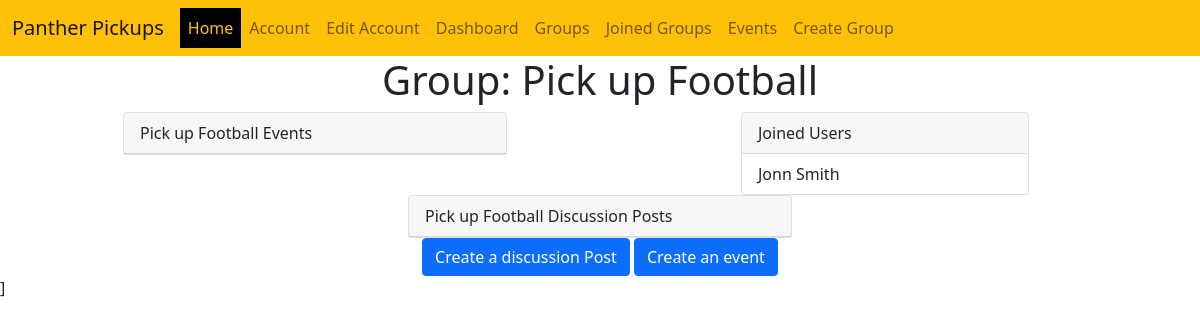
Screenshot of /groupEventsPage/2/ with the database file from the repository.
### Group3Capstone/models.py (models this page shows, shortened)
class Group(models.Model):
    Group_Id = models.BigAutoField(primary_key=True)
    Group_Name = models.CharField(max_length=20, unique=True, blank=True)
    Sport = models.ForeignKey(Sport, on_delete=models.CASCADE, null=True)
    Group_Description = models.CharField(max_length=256, null=True)
    Creator = models.ForeignKey(User, related_name='Group_Creator', on_delete=models.CASCADE, null=True)
    SpotsAvailable = models.IntegerField(null=True)
    Joined_Users = models.ManyToManyField('User', related_name='Joining_User')

class User(models.Model):
    User_ID = models.BigAutoField(primary_key=True)
    User_Password = models.CharField(max_length=20, blank=True)
    User_FName = models.CharField(max_length=40, null=True)
    User_LName = models.CharField(max_length=40, null=True)
    User_DOB = models.DateField(auto_now=False, auto_now_add=False, null=True)
    User_Address = models.CharField(max_length=100, null=True)
    User_Phone = models.CharField(max_length=12, null=True)
    UserName = models.CharField(max_length=40, null=True)
    User_Email = models.CharField(max_length=40, null=True)
    Account_type = models.CharField(max_length=1, choices=AccountType.choices, default=AccountType.Administrator)

### Group3Capstone/views.py (the view, shortened to what this page needs)
# urls.py: path('groupEventsPage/<group_id>/', views.GroupEventsPage.as_view(), name="GroupEventsPage"),
@method_decorator(csrf_exempt, name='dispatch')
class GroupEventsPage(View):
    def get(self, request, *args, **kwargs):
        id = kwargs['group_id']
        currGroup = Group.objects.get(Group_Id=id)
        users = currGroup.Joined_Users.all()
        groupPostArray = []
        allEvents = Event.objects.all()
        result = list(filter(lambda x: (x.Group == currGroup), allEvents))
        result = filter(lambda x: (x.Date > timezone.now()), result)
        try:
            groupPostArray = GroupPost.objects.get(Group=currGroup)
        except GroupPost.DoesNotExist:
            return render(request, "groupEventsPage.html",
                          {"group": currGroup, "events": result, "users": users, "posts": groupPostArray})
        return render(request, "groupEventsPage.html", {"group": currGroup, "events": result, "users": users, "posts": groupPostArray })

### Group3Capstone/templates/groupEventsPage.html (shortened to what this page needs)
<!DOCTYPE html>
<html lang="en">
<head>
    {% load static %}
    <link rel="stylesheet" href="{% static 'Group3Capstone/css/bootstrap.min.css' %}">
    <link rel="stylesheet" href="{% static 'Group3Capstone/css/bootstrap.css' %}">
    <link rel="stylesheet" href="{% static 'Group3Capstone/css/groupEventPage.scss' %}">
<body>
<nav class="navbar navbar-expand-lg navbar-light bg-warning">
    <div class="container-fluid">
        <a class="navbar-brand" href="#">Panther Pickups</a>
        <div class="collapse navbar-collapse" id="navbarText">
            <ul class="navbar-nav me-auto mb-2 mb-lg-0">
                <li class="nav-item">
                    <a class="nav-link active bg-black text-warning" aria-current="page" href="/">Home</a>
                </li>
                <li class="nav-item">
                    <a class="nav-link" href="/account/">Account</a>
                </li>
                <li class="nav-item">
                    <a class="nav-link" href="/editaccount/">Edit Account</a>
                </li>
                <li class="nav-item">
                    <a class="nav-link border-dark" href="/dashboard/">Dashboard</a>
                </li>
                <li class="nav-item">
                    <a class="nav-link" href="/groups/">Groups</a>
                </li>
                <li class="nav-item">
                    <a class="nav-link border-dark" href="/joinedgroups/">Joined Groups</a>
                </li>
                <li class="nav-item">
                    <a class="nav-link" href="/events/">Events</a>
                </li>
                <li class="nav-item">
                    <a class="nav-link border-dark" href="/createGroupPage/">Create Group</a>
                </li>
            </ul>
        </div>
    </div>
</nav>
<div class="page-header text-center">
    <h1>
        Group: {{ group.Group_Name }}
    </h1>
</div>
<div class="container">
    <div class="row">
        <div class="col-lg-6 ">
            <div class="card mx-auto" style="width: 24rem;">
                <div class="card-header">
                    {{ group.Group_Name }} Events
                </div>
            </div>
        </div>
        <div class="col-lg-6 ">
            <div class="card mx-auto" style="width: 18rem;">
                <div class="card-header">
                    Joined Users
                </div>
                <ul class="list-group list-group-flush">
                    {% for i in users %}
                        <li class="list-group-item"> {{ i.User_FName }} {{ i.User_LName }}</li>
                    {% endfor %}
                </ul>
            </div>
        </div>
    </div>
</div>
<div class="container">
    <div class="row">
        <div class="col-lg-12 ">
            <div class="card mx-auto" style="width: 24rem;">
                <div class="card-header">
                    {{ group.Group_Name }} Discussion Posts
                </div>
            </div>
        </div>
    </div>
</div>
<div class="container mx-auto">
    <div class="row">
        <div class="col-lg-6 mx-auto text-center">
            <button type="button mx-auto" class="btn btn-primary " data-bs-toggle="modal"
                    data-bs-target="#createGroupPost">
                Create a discussion Post
            </button>
            <button type="button mx-auto" class="btn btn-primary " data-bs-toggle="modal"
                    data-bs-target="#createEventModal">
                Create an event
            </button>
        </div>
    </div>
</div>
</body>
</html>]

### rows the page displays
Group: Group_Name "Pick up Football"
User: User_FName "Jonn", User_LName "Smith"
